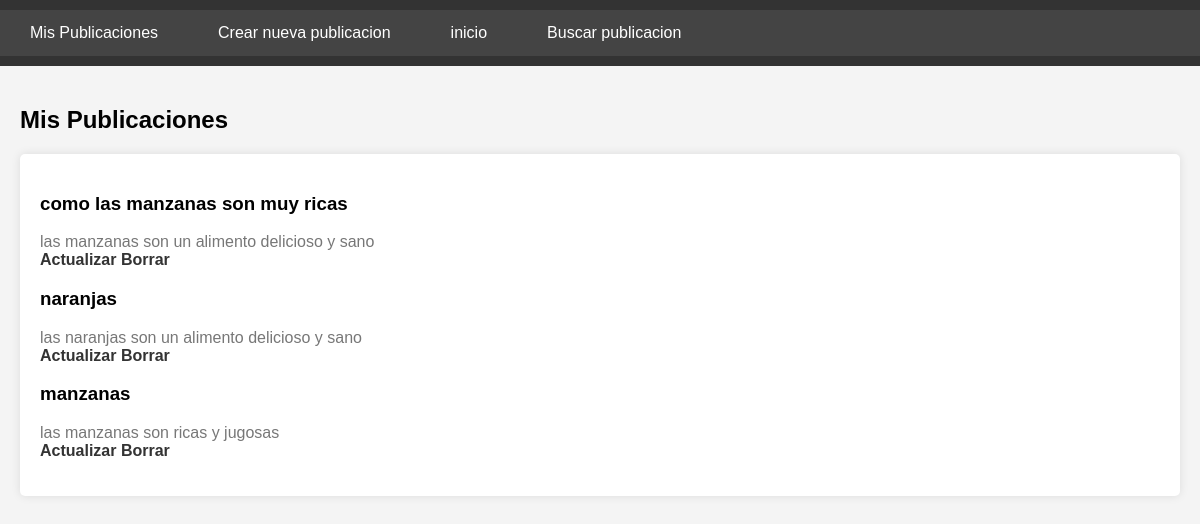
Screenshot of /mis_publicaciones/ (signed in) with the database file from the repository.
### post/models.py (models this page shows)
class Publicaciones(models.Model):
    autor=models.ForeignKey(User,on_delete=models.CASCADE,related_name='publicaciones_hechas')
    titulo=models.TextField()
    contenido=models.TextField()
    fecha=models.DateTimeField(auto_now_add=True)

### post/views.py (the view)
# urls.py: path('mis_publicaciones/', MisPublicaciones.as_view(),name='mis_publicaciones'),
class MisPublicaciones(LoginRequiredMixin, ListView):
    model = Publicaciones
    template_name = 'mis_publicaciones.html'
    context_object_name = 'publicaciones'
    def get_queryset(self):
        return Publicaciones.objects.filter(autor=self.request.user)

### post/templates/mis_publicaciones.html (shortened to what this page needs)
{% extends "base.html" %}
{% block header %}
  {%include "navbar.html" %}
{% endblock%}
{% block main %}
  <h2>Mis Publicaciones</h2>
  <div class="contenedor">
    <ul>
      {% for publicacion in publicaciones %}
      <li>
        <h3>{{ publicacion.titulo }}</h3>
        <p>{{ publicacion.contenido }}</p>
        <a href="{% url 'actualizar_publicacion' publicacion.pk %}">Actualizar</a>
        <a href="{% url 'borrar_publicacion' publicacion.pk %}">Borrar</a>
      </li>
      {% endfor %}
    </ul>
  </div>
{% endblock %}

### post/static/estilo.css (style rules this page uses)
body { font-family: Arial, sans-serif; margin: 0; padding: 0; background-color: #f4f4f4; }
.contenedor { background-color: white; padding: 20px; border-radius: 5px; box-shadow: 0 0 10px rgba(0, 0, 0, 0.1); }
.contenedor ul { list-style-type: none; padding: 0; }
.contenedor li { margin-bottom: 10px; }
.contenedor a { color: #333; text-decoration: none; font-weight: bold; }
.contenedor p { margin: 5px 0 0; color: #777; }

### rows the page displays
Publicaciones: titulo "como las manzanas son muy ricas", contenido "las manzanas son un alimento delicioso y sano"
Publicaciones: titulo "naranjas", contenido "las naranjas son un alimento delicioso y sano"
Publicaciones: titulo "manzanas", contenido "las manzanas son ricas y jugosas"
